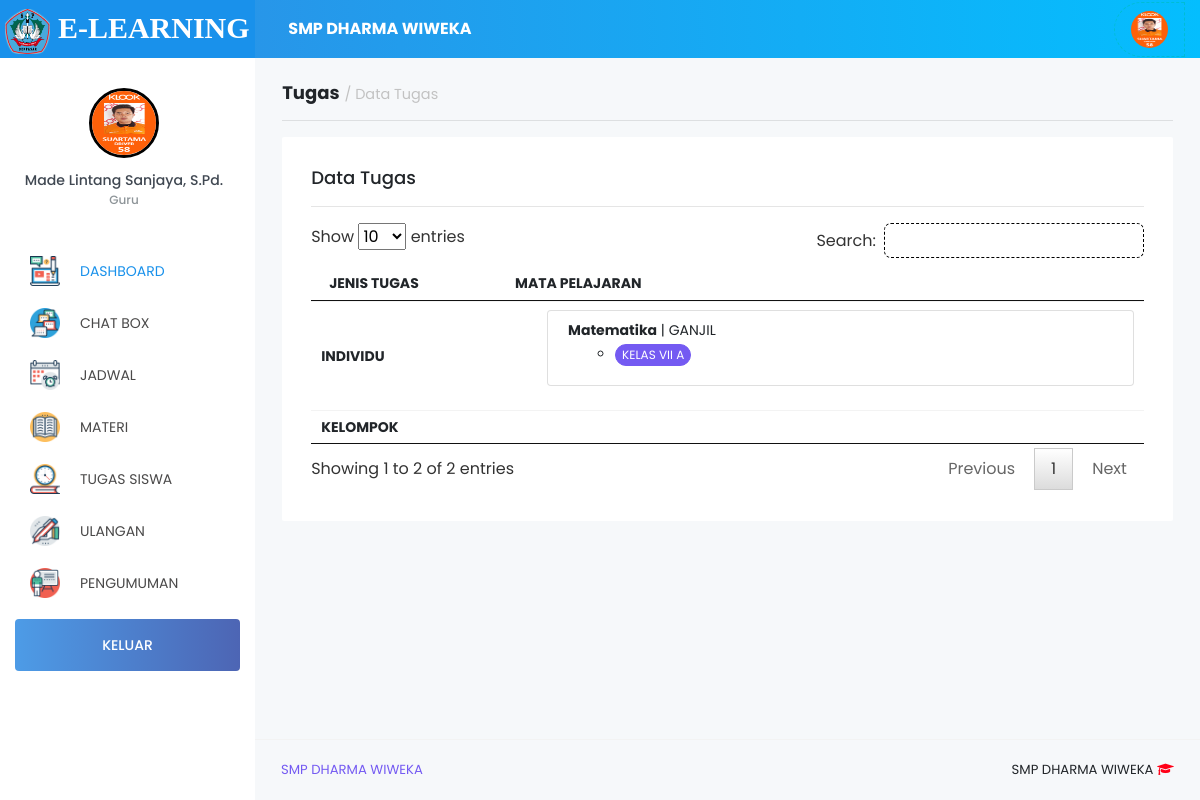
Page /Guru/index.php?page=tugas&act=view (signed in) on the earlier database version.
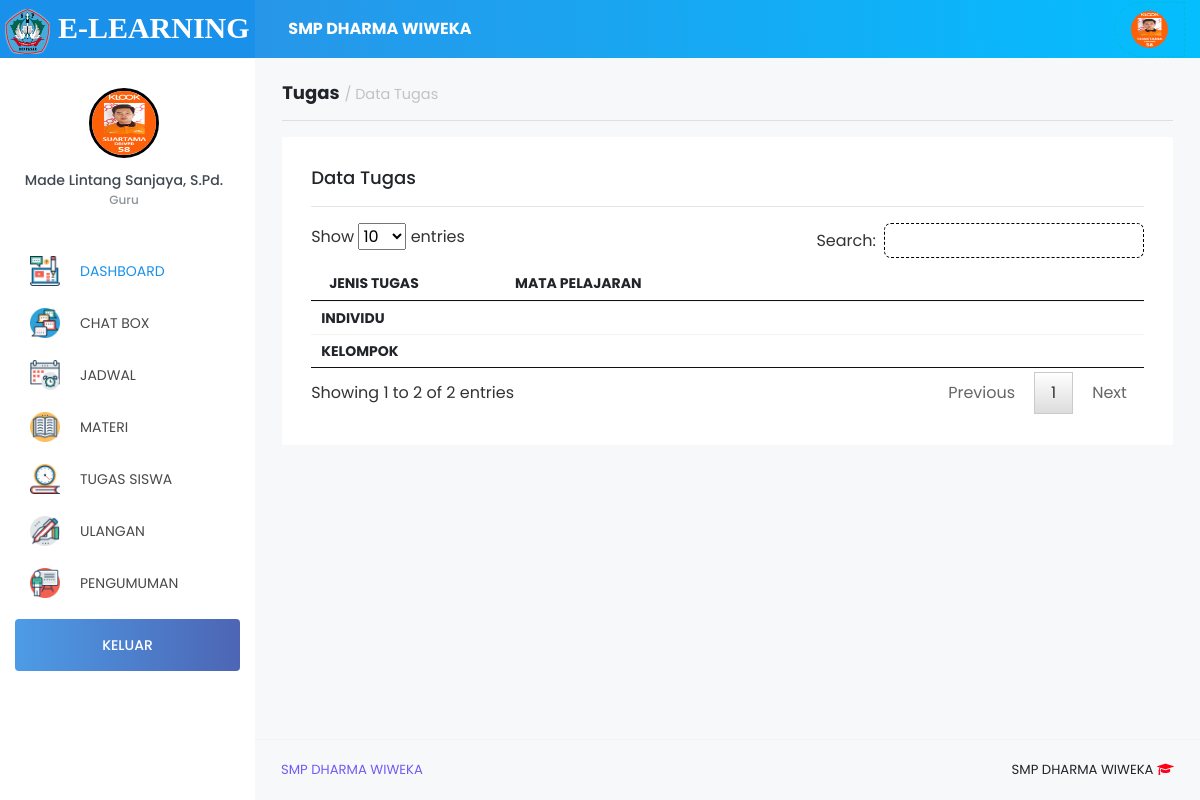
Same page on the later database version.
### tables this page shows
CREATE TABLE `tb_jenistugas` (
  `id_jenistugas` int(11) NOT NULL,
  `jenis_tugas` varchar(60) NOT NULL
);

CREATE TABLE `tb_tugas` (
  `id_tugas` int(11) NOT NULL,
  `id_jenistugas` int(11) NOT NULL,
  `judul_tugas` varchar(100) NOT NULL,
  `isi_tugas` text NOT NULL,
  `tanggal` date NOT NULL,
  `waktu` int(30) NOT NULL,
  `jml_anggota` int(30) NOT NULL,
  `id_guru` int(11) NOT NULL,
  `id_mapel` int(11) NOT NULL,
  `id_semester` int(11) NOT NULL
);

CREATE TABLE `tb_master_mapel` (
  `id_mapel` int(11) NOT NULL,
  `mapel` varchar(60) NOT NULL
);

CREATE TABLE `tb_master_semester` (
  `id_semester` int(11) NOT NULL,
  `semester` varchar(45) NOT NULL
);

CREATE TABLE `kelas_tugas` (
  `id_klstugas` int(11) NOT NULL,
  `id_tugas` int(11) NOT NULL,
  `id_kelas` int(5) NOT NULL,
  `aktif` enum('Y','N') NOT NULL DEFAULT 'N'
);

CREATE TABLE `tb_master_kelas` (
  `id_kelas` int(11) NOT NULL,
  `kelas` varchar(45) NOT NULL
);

### Guru/index.php (the view, shortened to what the changed rows need)
<?php
  include '../config/db.php';
  if (@$_SESSION['Guru']) {
    if (@$_SESSION['Guru']) {
      $sesi = @$_SESSION['Guru'];
    }
    $apl      = mysqli_fetch_array($sekolah); ?>
    <!DOCTYPE html>
    <html lang="en">
    <head>
      <link rel="stylesheet" href="../vendor/node_modules/mdi/css/materialdesignicons.min.css">
      <link rel="stylesheet" href="../vendor/node_modules/simple-line-icons/css/simple-line-icons.css">
      <link rel="stylesheet" href="../vendor/node_modules/font-awesome/css/font-awesome.min.css" />
      <link rel="stylesheet" href="../vendor/css/style.css">
      <link href="../vendor/sweetalert/sweetalert.css" rel="stylesheet" />
      <link rel="stylesheet" type="text/css" href="../vendor/css/jquery.dataTables.css">
    </head>
    <body>
      <div class="container-scroller">
        <div class="container-fluid page-body-wrapper">
          <div class="main-panel">
            <?php
              $page = @$_GET['page'];
              $act  = @$_GET['act'];
              if ($page=='perangkat') {
                if ($act=='') include 'modul/perangkat/data_perangkat.php';
                elseif ($act=='add') include 'modul/perangkat/add_perangkat.php';
                elseif ($act=='edit') include 'modul/perangkat/edit_perangkat.php';
                elseif ($act=='del') include 'modul/perangkat/del_perangkat.php';
                elseif ($act=='view') include 'modul/perangkat/view.php';
              } elseif ($page=='mapel') {
                if ($act=='') include 'modul/role/data_role.php';
                elseif ($act=='add') include 'modul/role/add_role.php';
                elseif ($act=='edit') include 'modul/role/edit_role.php';
                elseif ($act=='del') include 'modul/role/del_role.php';
              }elseif ($page=='nilai') {
                if ($act=='') include 'modul/nilai/data_nilai.php';
                elseif ($act=='view') include 'modul/nilai/view_nilaikelas.php';
              }elseif ($page=='profil') {
                if ($act=='') include 'modul/profil/data_profil.php';
              }elseif ($page=='chat') {
                if ($act=='') include 'modul/chat/chat.php';
                if ($act=='lihat') include 'modul/chat/isiChat.php';
                elseif ($act=='del') include 'modul/chat/del.php';
              }elseif ($page=='tugas') {
                if ($act=='') include 'modul/tugas/v_tugas.php';
                elseif ($act=='add') include 'modul/tugas/add_tugas.php';
                elseif ($act=='addkelastugas') include 'modul/tugas/add_kelastugas.php';
                elseif ($act=='delkelas') include 'modul/tugas/del_kelastugas.php';
                elseif ($act=='close') include 'modul/tugas/close.php';
                elseif ($act=='active') include 'modul/tugas/active.php';
                elseif ($act=='edit') include 'modul/tugas/edit_tugas.php';
                elseif ($act=='del') include 'modul/tugas/del_tugas.php';
                elseif ($act=='view') include 'modul/tugas/data_tugas.php';
                elseif ($act=='viewkelas') include 'modul/tugas/view_tugaskelas.php';
              }elseif ($page=='pengumuman') {
                if ($act=='') include 'modul/pengumuman/data_pengumuman.php';
                elseif ($act=='add') include 'modul/pengumuman/add_pengumuman.php';
                elseif ($act=='edit') include 'modul/pengumuman/edit_pengumuman.php';
                elseif ($act=='del') include 'modul/pengumuman/del_pengumuman.php';
              }elseif ($page=='proses') {
                include 'modul/models.php';
              }elseif ($page=='input_nilai') {
                include 'modul/nilai/input_nilai.php';
              }elseif ($page=='edit_nilai') {
                include 'modul/nilai/edit_nilai.php';
              }elseif ($page=='') {
                include 'Home.php';
              }else{
                echo "<b>4014!</b> Tidak ada halaman !";
              }
            ?>
          </div>
        </div>
      </div>
    </body>
    </html>
<?php
} else{
	include 'modul/500.html';
}

### Guru/modul/tugas/data_tugas.php (shortened to what the changed rows need)
<div class="content-wrapper">
  <div class="row">
    <div class="col-md-12">
      <div class="card">
        <div class="card-body">
          <table class="table" id="data">
            <thead>
              <tr>
                <th width="150">JENIS TUGAS</th>
                <th>MATA PELAJARAN</th>
              </tr>
            </thead>
            <tbody>
              <?php
                $perjenis = mysqli_query($con,"SELECT * FROM tb_jenistugas ORDER BY id_jenistugas ASC");
                foreach ($perjenis as $jt) { ?>
                  <tr>
                    <td><b><?php echo $jt['jenis_tugas']; ?></b></td>
                    <td>
                      <ul>
                        <?php
                          $sql  = mysqli_query($con,"SELECT * FROM tb_tugas
                            INNER JOIN tb_master_mapel ON tb_tugas.id_mapel=tb_master_mapel.id_mapel
                            INNER JOIN tb_master_semester ON tb_tugas.id_semester=tb_master_semester.id_semester
                            INNER JOIN tb_roleguru ON tb_tugas.id_guru = tb_roleguru.id_guru
                            WHERE tb_roleguru.id_guru  = '$sesi'
                            AND tb_tugas.id_jenistugas  = '$jt[id_jenistugas]'
                            ORDER BY tb_tugas.id_semester ASC
                          ");
                          foreach ($sql as $d) {?>
                            <li class="list-group-item">
                              <b><?=$d['mapel'] ?></b>   | <?=$d['semester'] ?>
                              <ul>
                                <?php
                                  $kelasTugas = mysqli_query($con,"SELECT * FROM kelas_tugas
                                    INNER JOIN tb_master_kelas ON kelas_tugas.id_kelas=tb_master_kelas.id_kelas
                                    WHERE kelas_tugas.id_tugas='$d[id_tugas]'
                                  ");
                                  foreach ($kelasTugas as $kt) { ?>
                                    <li style="margin: 7px;"><a href="?page=tugas&act=viewkelas&tugas=<?=$d['id_tugas'] ?>&kelas=<?=$kt['id_kelas'] ?>" class="badge badge-pill badge-info">KELAS <?php echo $kt['kelas']; ?></a></li>
                                  <?php }
                                ?>
                              </ul>
                            </li>
                          <?php }
                        ?>
                      </ul>
                    </td>
                  </tr>
                <?php }
              ?>
            </tbody>
          </table>
        </div>
      </div>
    </div>
  </div>
</div>

Differences in the rows shown:
removed tb_tugas: id_mapel.mapel "Matematika", id_semester.semester "GANJIL", shown under tb_jenistugas "INDIVIDU"
removed kelas_tugas: id_kelas.kelas "VII A"
